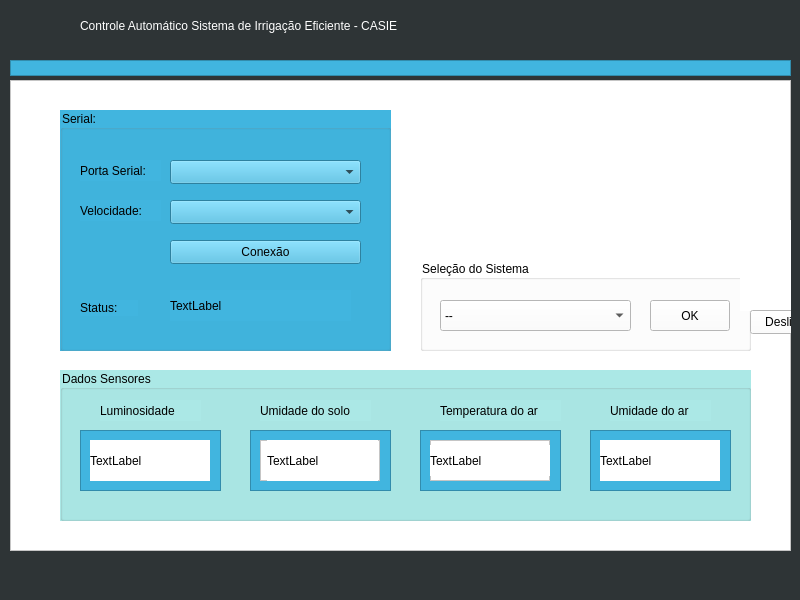
<?xml version="1.0" encoding="UTF-8"?>
<ui version="4.0">
 <class>MainWindow</class>
 <widget class="QMainWindow" name="MainWindow">
  <property name="geometry">
   <rect>
    <x>0</x>
    <y>0</y>
    <width>800</width>
    <height>600</height>
   </rect>
  </property>
  <property name="windowTitle">
   <string>MainWindow</string>
  </property>
  <property name="styleSheet">
   <string notr="true">color: rgb(255, 255, 255);
background-color: rgb(46, 52, 54);</string>
  </property>
  <widget class="QWidget" name="centralwidget">
   <widget class="QFrame" name="frame">
    <property name="geometry">
     <rect>
      <x>10</x>
      <y>60</y>
      <width>781</width>
      <height>16</height>
     </rect>
    </property>
    <property name="styleSheet">
     <string notr="true">background-color: rgb(65, 181, 223);</string>
    </property>
    <property name="frameShape">
     <enum>QFrame::StyledPanel</enum>
    </property>
    <property name="frameShadow">
     <enum>QFrame::Raised</enum>
    </property>
   </widget>
   <widget class="QLabel" name="label">
    <property name="geometry">
     <rect>
      <x>80</x>
      <y>10</y>
      <width>631</width>
      <height>31</height>
     </rect>
    </property>
    <property name="styleSheet">
     <string notr="true">font: 57 18pt &quot;Ubuntu&quot;;</string>
    </property>
    <property name="text">
     <string>Controle Automático Sistema de Irrigação Eficiente - CASIE</string>
    </property>
   </widget>
   <widget class="QFrame" name="frame_3">
    <property name="geometry">
     <rect>
      <x>10</x>
      <y>80</y>
      <width>781</width>
      <height>471</height>
     </rect>
    </property>
    <property name="styleSheet">
     <string notr="true">background-color: rgb(255, 255, 255);</string>
    </property>
    <property name="frameShape">
     <enum>QFrame::StyledPanel</enum>
    </property>
    <property name="frameShadow">
     <enum>QFrame::Raised</enum>
    </property>
    <widget class="QGroupBox" name="groupBox">
     <property name="geometry">
      <rect>
       <x>50</x>
       <y>30</y>
       <width>331</width>
       <height>241</height>
      </rect>
     </property>
     <property name="styleSheet">
      <string notr="true">background-color: rgb(65, 181, 223);
color: rgb(0, 0, 0);</string>
     </property>
     <property name="title">
      <string>Serial:</string>
     </property>
     <widget class="QLabel" name="txt_portaSerial">
      <property name="geometry">
       <rect>
        <x>20</x>
        <y>50</y>
        <width>81</width>
        <height>21</height>
       </rect>
      </property>
      <property name="text">
       <string>Porta Serial:</string>
      </property>
     </widget>
     <widget class="QComboBox" name="box_serial">
      <property name="geometry">
       <rect>
        <x>110</x>
        <y>50</y>
        <width>191</width>
        <height>24</height>
       </rect>
      </property>
     </widget>
     <widget class="QLabel" name="txt_velocidade">
      <property name="geometry">
       <rect>
        <x>20</x>
        <y>90</y>
        <width>81</width>
        <height>21</height>
       </rect>
      </property>
      <property name="text">
       <string>Velocidade:</string>
      </property>
     </widget>
     <widget class="QComboBox" name="box_velocidade">
      <property name="geometry">
       <rect>
        <x>110</x>
        <y>90</y>
        <width>191</width>
        <height>24</height>
       </rect>
      </property>
     </widget>
     <widget class="QLabel" name="txt_status">
      <property name="geometry">
       <rect>
        <x>20</x>
        <y>190</y>
        <width>58</width>
        <height>16</height>
       </rect>
      </property>
      <property name="text">
       <string>Status:</string>
      </property>
     </widget>
     <widget class="QLabel" name="status_conexao">
      <property name="geometry">
       <rect>
        <x>110</x>
        <y>180</y>
        <width>181</width>
        <height>31</height>
       </rect>
      </property>
      <property name="text">
       <string>TextLabel</string>
      </property>
     </widget>
     <widget class="QPushButton" name="btnPlug">
      <property name="geometry">
       <rect>
        <x>110</x>
        <y>130</y>
        <width>191</width>
        <height>24</height>
       </rect>
      </property>
      <property name="text">
       <string>Conexão</string>
      </property>
     </widget>
    </widget>
    <widget class="QGroupBox" name="groupBox_2">
     <property name="geometry">
      <rect>
       <x>410</x>
       <y>180</y>
       <width>331</width>
       <height>91</height>
      </rect>
     </property>
     <property name="styleSheet">
      <string notr="true">selection-background-color: rgb(138, 226, 52);
color: rgb(0, 0, 0);
font: 57 12pt &quot;Ubuntu&quot;;</string>
     </property>
     <property name="title">
      <string>Seleção do Sistema</string>
     </property>
     <widget class="QComboBox" name="combo_Sistema">
      <property name="geometry">
       <rect>
        <x>20</x>
        <y>40</y>
        <width>191</width>
        <height>31</height>
       </rect>
      </property>
      <item>
       <property name="text">
        <string>--</string>
       </property>
      </item>
      <item>
       <property name="text">
        <string>Automatico</string>
       </property>
      </item>
      <item>
       <property name="text">
        <string>Manual</string>
       </property>
      </item>
     </widget>
     <widget class="QPushButton" name="oModo_Activated">
      <property name="geometry">
       <rect>
        <x>230</x>
        <y>40</y>
        <width>80</width>
        <height>31</height>
       </rect>
      </property>
      <property name="text">
       <string>OK</string>
      </property>
     </widget>
    </widget>
    <widget class="QPushButton" name="btn_desligarsist">
     <property name="geometry">
      <rect>
       <x>740</x>
       <y>230</y>
       <width>121</width>
       <height>24</height>
      </rect>
     </property>
     <property name="styleSheet">
      <string notr="true">color: rgb(0, 0, 0);</string>
     </property>
     <property name="text">
      <string>Desligar Sistema</string>
     </property>
    </widget>
    <widget class="QLabel" name="label_2">
     <property name="geometry">
      <rect>
       <x>500</x>
       <y>20</y>
       <width>141</width>
       <height>151</height>
      </rect>
     </property>
     <property name="text">
      <string/>
     </property>
     <property name="pixmap">
      <pixmap resource="Arquivo_de_Recursos.qrc">:/Imagens/Imagens/ICONE_IRRI.png</pixmap>
     </property>
     <property name="scaledContents">
      <bool>true</bool>
     </property>
    </widget>
    <widget class="QLabel" name="label_3">
     <property name="geometry">
      <rect>
       <x>730</x>
       <y>140</y>
       <width>71</width>
       <height>91</height>
      </rect>
     </property>
     <property name="text">
      <string/>
     </property>
     <property name="pixmap">
      <pixmap resource="Arquivo_de_Recursos.qrc">:/Imagens/Imagens/Botão-Desliga-em-png-queroiamgem-Ceiça-Crispim (1).png</pixmap>
     </property>
     <property name="scaledContents">
      <bool>true</bool>
     </property>
    </widget>
    <widget class="QGroupBox" name="groupBox_3">
     <property name="geometry">
      <rect>
       <x>50</x>
       <y>290</y>
       <width>691</width>
       <height>151</height>
      </rect>
     </property>
     <property name="styleSheet">
      <string notr="true">background-color: rgb(171, 232, 230);
color: rgb(0, 0, 0);</string>
     </property>
     <property name="title">
      <string>Dados Sensores</string>
     </property>
     <widget class="QLabel" name="label_4">
      <property name="geometry">
       <rect>
        <x>40</x>
        <y>30</y>
        <width>101</width>
        <height>21</height>
       </rect>
      </property>
      <property name="text">
       <string>Luminosidade</string>
      </property>
     </widget>
     <widget class="QLabel" name="label_5">
      <property name="geometry">
       <rect>
        <x>200</x>
        <y>30</y>
        <width>111</width>
        <height>21</height>
       </rect>
      </property>
      <property name="text">
       <string>Umidade do solo</string>
      </property>
     </widget>
     <widget class="QLabel" name="label_6">
      <property name="geometry">
       <rect>
        <x>380</x>
        <y>30</y>
        <width>121</width>
        <height>21</height>
       </rect>
      </property>
      <property name="text">
       <string>Temperatura do ar</string>
      </property>
     </widget>
     <widget class="QLabel" name="label_7">
      <property name="geometry">
       <rect>
        <x>550</x>
        <y>30</y>
        <width>101</width>
        <height>21</height>
       </rect>
      </property>
      <property name="text">
       <string>Umidade do ar</string>
      </property>
     </widget>
     <widget class="QFrame" name="frame_2">
      <property name="geometry">
       <rect>
        <x>20</x>
        <y>60</y>
        <width>141</width>
        <height>61</height>
       </rect>
      </property>
      <property name="styleSheet">
       <string notr="true">background-color: rgb(65, 181, 223);</string>
      </property>
      <property name="frameShape">
       <enum>QFrame::StyledPanel</enum>
      </property>
      <property name="frameShadow">
       <enum>QFrame::Raised</enum>
      </property>
      <widget class="QFrame" name="frame_4">
       <property name="geometry">
        <rect>
         <x>10</x>
         <y>10</y>
         <width>120</width>
         <height>41</height>
        </rect>
       </property>
       <property name="styleSheet">
        <string notr="true">background-color: rgb(255, 255, 255);</string>
       </property>
       <property name="frameShape">
        <enum>QFrame::StyledPanel</enum>
       </property>
       <property name="frameShadow">
        <enum>QFrame::Raised</enum>
       </property>
       <widget class="QLabel" name="lbl_LDR">
        <property name="geometry">
         <rect>
          <x>0</x>
          <y>0</y>
          <width>121</width>
          <height>41</height>
         </rect>
        </property>
        <property name="styleSheet">
         <string notr="true">color: rgb(0, 0, 0);
font: 57 16pt &quot;Ubuntu&quot;;</string>
        </property>
        <property name="text">
         <string>TextLabel</string>
        </property>
       </widget>
      </widget>
     </widget>
     <widget class="QFrame" name="frame_5">
      <property name="geometry">
       <rect>
        <x>190</x>
        <y>60</y>
        <width>141</width>
        <height>61</height>
       </rect>
      </property>
      <property name="styleSheet">
       <string notr="true">background-color: rgb(65, 181, 223);</string>
      </property>
      <property name="frameShape">
       <enum>QFrame::StyledPanel</enum>
      </property>
      <property name="frameShadow">
       <enum>QFrame::Raised</enum>
      </property>
      <widget class="QFrame" name="frame_8">
       <property name="geometry">
        <rect>
         <x>10</x>
         <y>10</y>
         <width>120</width>
         <height>41</height>
        </rect>
       </property>
       <property name="styleSheet">
        <string notr="true">background-color: rgb(255, 255, 255);</string>
       </property>
       <property name="frameShape">
        <enum>QFrame::StyledPanel</enum>
       </property>
       <property name="frameShadow">
        <enum>QFrame::Raised</enum>
       </property>
       <widget class="QLabel" name="lbl_umidade_solo">
        <property name="geometry">
         <rect>
          <x>7</x>
          <y>0</y>
          <width>111</width>
          <height>41</height>
         </rect>
        </property>
        <property name="styleSheet">
         <string notr="true">color: rgb(0, 0, 0);
font: 57 16pt &quot;Ubuntu&quot;;</string>
        </property>
        <property name="text">
         <string>TextLabel</string>
        </property>
       </widget>
      </widget>
     </widget>
     <widget class="QFrame" name="frame_6">
      <property name="geometry">
       <rect>
        <x>360</x>
        <y>60</y>
        <width>141</width>
        <height>61</height>
       </rect>
      </property>
      <property name="styleSheet">
       <string notr="true">background-color: rgb(65, 181, 223);</string>
      </property>
      <property name="frameShape">
       <enum>QFrame::StyledPanel</enum>
      </property>
      <property name="frameShadow">
       <enum>QFrame::Raised</enum>
      </property>
      <widget class="QFrame" name="frame_9">
       <property name="geometry">
        <rect>
         <x>10</x>
         <y>10</y>
         <width>120</width>
         <height>41</height>
        </rect>
       </property>
       <property name="styleSheet">
        <string notr="true">background-color: rgb(255, 255, 255);</string>
       </property>
       <property name="frameShape">
        <enum>QFrame::StyledPanel</enum>
       </property>
       <property name="frameShadow">
        <enum>QFrame::Raised</enum>
       </property>
       <widget class="QLabel" name="lbl_temperatura_ar">
        <property name="geometry">
         <rect>
          <x>0</x>
          <y>5</y>
          <width>121</width>
          <height>31</height>
         </rect>
        </property>
        <property name="styleSheet">
         <string notr="true">color: rgb(0, 0, 0);
font: 57 16pt &quot;Ubuntu&quot;;</string>
        </property>
        <property name="text">
         <string>TextLabel</string>
        </property>
       </widget>
      </widget>
     </widget>
     <widget class="QFrame" name="frame_7">
      <property name="geometry">
       <rect>
        <x>530</x>
        <y>60</y>
        <width>141</width>
        <height>61</height>
       </rect>
      </property>
      <property name="styleSheet">
       <string notr="true">background-color: rgb(65, 181, 223);</string>
      </property>
      <property name="frameShape">
       <enum>QFrame::StyledPanel</enum>
      </property>
      <property name="frameShadow">
       <enum>QFrame::Raised</enum>
      </property>
      <widget class="QFrame" name="frame_10">
       <property name="geometry">
        <rect>
         <x>10</x>
         <y>10</y>
         <width>120</width>
         <height>41</height>
        </rect>
       </property>
       <property name="styleSheet">
        <string notr="true">background-color: rgb(255, 255, 255);</string>
       </property>
       <property name="frameShape">
        <enum>QFrame::StyledPanel</enum>
       </property>
       <property name="frameShadow">
        <enum>QFrame::Raised</enum>
       </property>
       <widget class="QLabel" name="lbl_umidade_ar">
        <property name="geometry">
         <rect>
          <x>0</x>
          <y>0</y>
          <width>121</width>
          <height>41</height>
         </rect>
        </property>
        <property name="styleSheet">
         <string notr="true">color: rgb(0, 0, 0);
font: 57 16pt &quot;Ubuntu&quot;;</string>
        </property>
        <property name="text">
         <string>TextLabel</string>
        </property>
       </widget>
      </widget>
     </widget>
    </widget>
    <zorder>groupBox_2</zorder>
    <zorder>groupBox</zorder>
    <zorder>label_2</zorder>
    <zorder>label_3</zorder>
    <zorder>btn_desligarsist</zorder>
    <zorder>groupBox_3</zorder>
   </widget>
   <zorder>frame_3</zorder>
   <zorder>frame</zorder>
   <zorder>label</zorder>
  </widget>
  <widget class="QMenuBar" name="menubar">
   <property name="geometry">
    <rect>
     <x>0</x>
     <y>0</y>
     <width>800</width>
     <height>21</height>
    </rect>
   </property>
  </widget>
  <widget class="QStatusBar" name="statusbar"/>
 </widget>
 <resources>
  <include location="Arquivo_de_Recursos.qrc"/>
 </resources>
 <connections/>
</ui>
